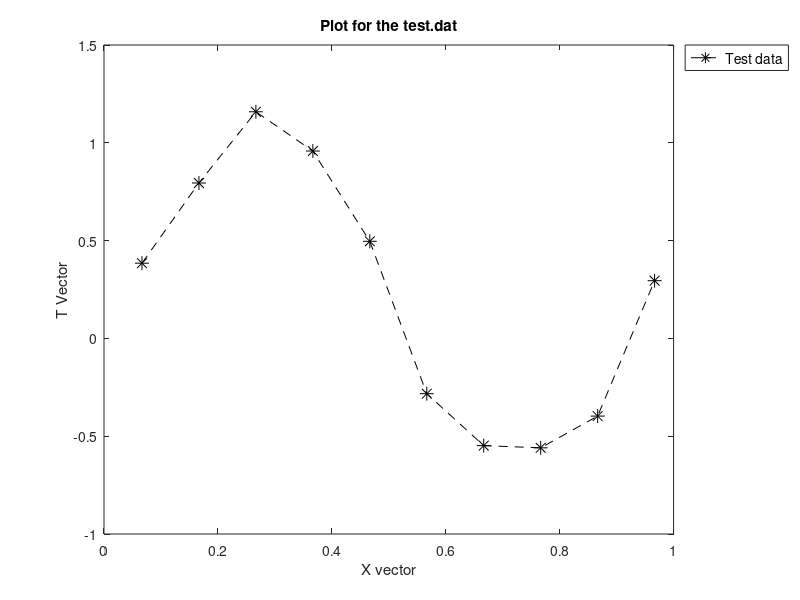

Here is the MATLAB script that generated this plot:
% this script does the following plots your train.dat

%loading your train data and storing in vectors.
data=load('test.dat');
X = data(:,1);
T = data(:,2);

%plotting your train.dat
plot(X,T,"--*k","markersize", 10);
title ('Plot for the test.dat');
h = legend ('Test data');
legend (h, 'location', 'northeastoutside');
set (h, 'fontsize', 10);
xlabel('X vector');
ylabel('T Vector');
